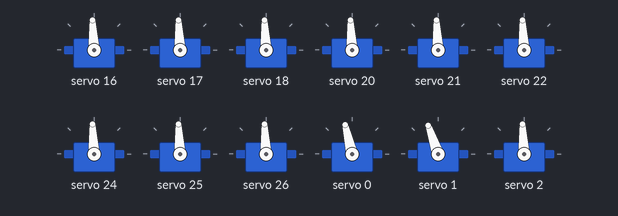
This sketch was run on a simulated Arduino Uno, built with avr-gcc and run on an emulated ATmega328P. Parts: 12 × servo.

Above: at 0.1 s.
At 1.1 s:
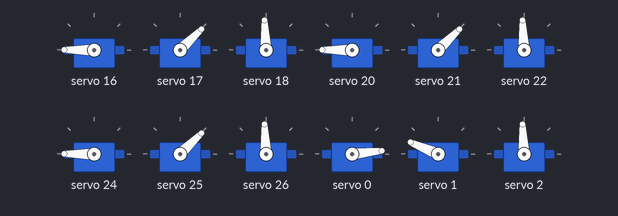
At 2.1 s:
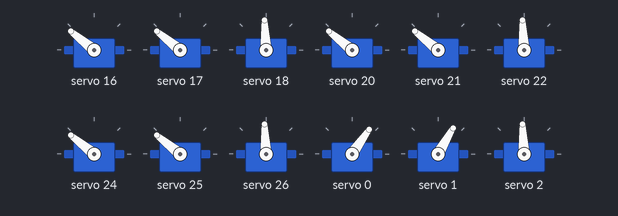
Timing chart, 0 to 3.6 s (numbered marks = the images above):
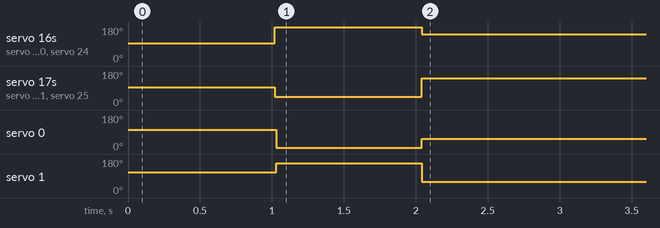

The sketch:

stand_up_test.ino
```cpp
#include <Adafruit_PWMServoDriver.h>

// Servo tick values
# define SERVO_MIN 103
# define SERVO_MAX 511

// Configuration
static const auto LEG_INV_ORI = (bool[]) {
  true, true, true, false, false, false
};

static const auto SERVO_OFFSET = (int[]) {
  0, 0, 0,
  0, 0, 0,
  0, 0, 0,
  10, 15, 0,
  15, -10, 0,
  20, 0, 0,
};

// Positions
static const int* LEG_POSITION_NEUTRAL = (int[3]){ 0, 0, 0 };
static const int* LEG_POSITION_NICKED = (int[3]){ -90, 45, 0 };
static const int* LEG_POSITION_STANDING = (int[3]){ -45, -45, 0 };

// Servo boards
Adafruit_PWMServoDriver pwm1 = Adafruit_PWMServoDriver(0x41);
Adafruit_PWMServoDriver pwm2 = Adafruit_PWMServoDriver(0x40);

uint16_t get_tick(uint8_t foot_id, uint8_t servo_id, int angle) {
  angle += SERVO_OFFSET[foot_id*3 + servo_id];

  if (LEG_INV_ORI[foot_id]) {
    angle = -angle;
  }

  return map(angle, -90, 90, SERVO_MIN, SERVO_MAX);
}

void set_foot(uint8_t foot_id, int* phis) {
  if (foot_id < 3) {
    for (uint8_t i = 0; i < 3; i++) {
      pwm1.setPWM(i + foot_id*4, 0, get_tick(foot_id, i, phis[i]));
    }
  } else {
    for (uint8_t i = 0; i < 3; i++) {
      pwm2.setPWM(i + (foot_id-3)*4, 0, get_tick(foot_id, i, phis[i]));
    }
  }
}

// Simple routine to bring all foots into neutral position
void neutral_position() {
  for (uint8_t i = 0; i < 6; i++) {
    set_foot(i, LEG_POSITION_NEUTRAL);
  }
}

// A routine for letting the spider
void stand_up() {
  for (uint8_t i = 0; i < 6; i++) {
    set_foot(i, LEG_POSITION_NICKED);
  }

  delay(1000);

  for (uint8_t i = 0; i < 6; i++) {
    set_foot(i, LEG_POSITION_STANDING);
  }
}

void setup() {
  // PWM Boards setup
  pwm1.begin();
  pwm1.setPWMFreq(50);

  pwm2.begin();
  pwm2.setPWMFreq(50);

  // Spyder movement code
  neutral_position();

  delay(1000);

  stand_up();
}

void loop() {

}
```
